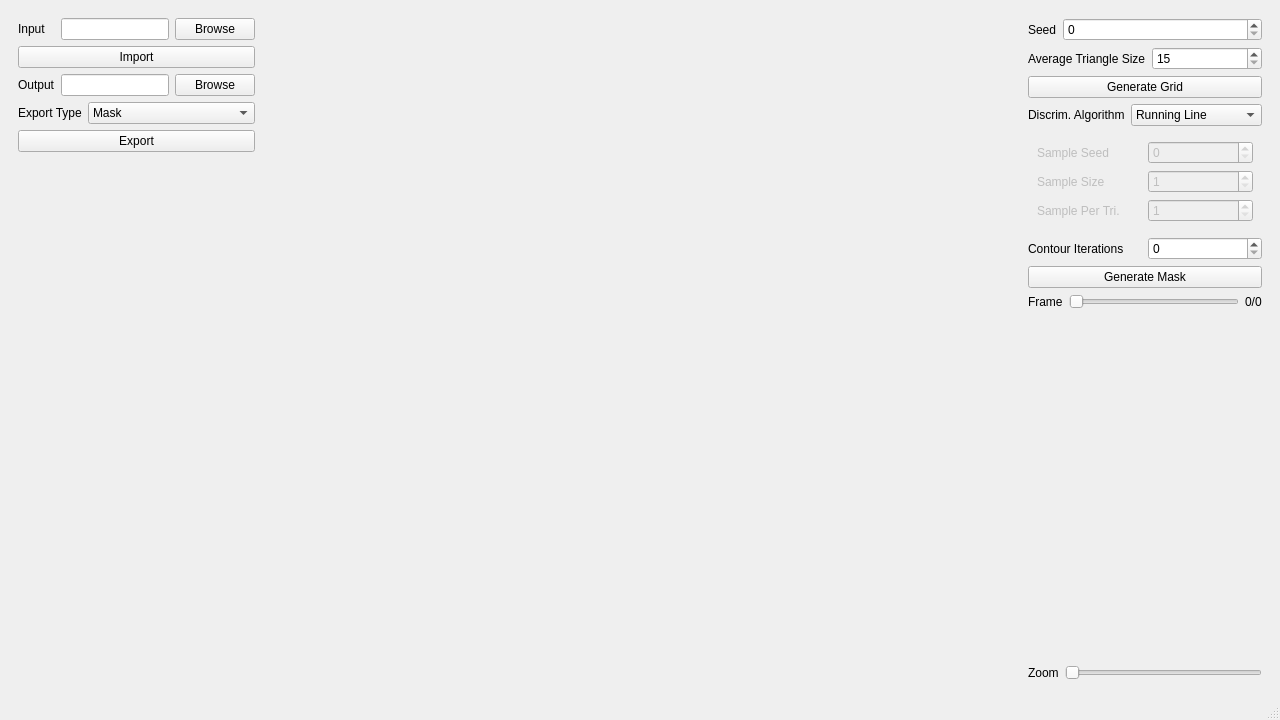
<?xml version="1.0" encoding="UTF-8"?>
<ui version="4.0">
 <class>MainWindow</class>
 <widget class="QMainWindow" name="MainWindow">
  <property name="geometry">
   <rect>
    <x>0</x>
    <y>0</y>
    <width>1280</width>
    <height>720</height>
   </rect>
  </property>
  <property name="windowTitle">
   <string>Paper Mash</string>
  </property>
  <widget class="QWidget" name="centralwidget">
   <layout class="QHBoxLayout" name="horizontalLayout">
    <property name="spacing">
     <number>0</number>
    </property>
    <item>
     <widget class="QWidget" name="ie_panel" native="true">
      <property name="enabled">
       <bool>true</bool>
      </property>
      <property name="sizePolicy">
       <sizepolicy hsizetype="Fixed" vsizetype="Preferred">
        <horstretch>0</horstretch>
        <verstretch>0</verstretch>
       </sizepolicy>
      </property>
      <property name="minimumSize">
       <size>
        <width>250</width>
        <height>0</height>
       </size>
      </property>
      <layout class="QVBoxLayout" name="ie_layout">
       <property name="spacing">
        <number>6</number>
       </property>
       <property name="sizeConstraint">
        <enum>QLayout::SetDefaultConstraint</enum>
       </property>
       <property name="bottomMargin">
        <number>1</number>
       </property>
       <item>
        <layout class="QHBoxLayout" name="input_layout">
         <item>
          <widget class="QLabel" name="input_label">
           <property name="text">
            <string>Input</string>
           </property>
          </widget>
         </item>
         <item>
          <widget class="QLineEdit" name="input_path_edit">
           <property name="sizePolicy">
            <sizepolicy hsizetype="Minimum" vsizetype="Fixed">
             <horstretch>0</horstretch>
             <verstretch>0</verstretch>
            </sizepolicy>
           </property>
          </widget>
         </item>
         <item>
          <widget class="QPushButton" name="input_browse_button">
           <property name="text">
            <string>Browse</string>
           </property>
          </widget>
         </item>
        </layout>
       </item>
       <item>
        <widget class="QPushButton" name="import_button">
         <property name="text">
          <string>Import</string>
         </property>
        </widget>
       </item>
       <item>
        <layout class="QHBoxLayout" name="output_layout">
         <item>
          <widget class="QLabel" name="output_label">
           <property name="text">
            <string>Output</string>
           </property>
          </widget>
         </item>
         <item>
          <widget class="QLineEdit" name="output_path_edit">
           <property name="sizePolicy">
            <sizepolicy hsizetype="Minimum" vsizetype="Fixed">
             <horstretch>0</horstretch>
             <verstretch>0</verstretch>
            </sizepolicy>
           </property>
          </widget>
         </item>
         <item>
          <widget class="QPushButton" name="output_browse_button">
           <property name="text">
            <string>Browse</string>
           </property>
          </widget>
         </item>
        </layout>
       </item>
       <item>
        <layout class="QHBoxLayout" name="export_type_layout">
         <item>
          <widget class="QLabel" name="export_type_label">
           <property name="sizePolicy">
            <sizepolicy hsizetype="Maximum" vsizetype="Preferred">
             <horstretch>0</horstretch>
             <verstretch>0</verstretch>
            </sizepolicy>
           </property>
           <property name="text">
            <string>Export Type</string>
           </property>
          </widget>
         </item>
         <item>
          <widget class="QComboBox" name="export_type">
           <property name="editable">
            <bool>false</bool>
           </property>
           <item>
            <property name="text">
             <string>Mask</string>
            </property>
           </item>
           <item>
            <property name="text">
             <string>Cut Image</string>
            </property>
           </item>
          </widget>
         </item>
        </layout>
       </item>
       <item>
        <widget class="QPushButton" name="export_button">
         <property name="sizePolicy">
          <sizepolicy hsizetype="Minimum" vsizetype="Fixed">
           <horstretch>0</horstretch>
           <verstretch>0</verstretch>
          </sizepolicy>
         </property>
         <property name="text">
          <string>Export</string>
         </property>
        </widget>
       </item>
       <item>
        <spacer name="verticalSpacer">
         <property name="orientation">
          <enum>Qt::Vertical</enum>
         </property>
         <property name="sizeHint" stdset="0">
          <size>
           <width>20</width>
           <height>40</height>
          </size>
         </property>
        </spacer>
       </item>
      </layout>
     </widget>
    </item>
    <item>
     <widget class="QWidget" name="view_panel" native="true">
      <property name="sizePolicy">
       <sizepolicy hsizetype="Expanding" vsizetype="Expanding">
        <horstretch>0</horstretch>
        <verstretch>0</verstretch>
       </sizepolicy>
      </property>
      <layout class="QVBoxLayout" name="view_layout"/>
     </widget>
    </item>
    <item>
     <widget class="QWidget" name="settings_panel" native="true">
      <property name="sizePolicy">
       <sizepolicy hsizetype="Fixed" vsizetype="Expanding">
        <horstretch>0</horstretch>
        <verstretch>0</verstretch>
       </sizepolicy>
      </property>
      <property name="minimumSize">
       <size>
        <width>250</width>
        <height>0</height>
       </size>
      </property>
      <layout class="QVBoxLayout" name="settings_layout">
       <item>
        <layout class="QHBoxLayout" name="seed_layout">
         <item>
          <widget class="QLabel" name="seed_label">
           <property name="text">
            <string>Seed</string>
           </property>
          </widget>
         </item>
         <item>
          <widget class="QSpinBox" name="seed_edit">
           <property name="sizePolicy">
            <sizepolicy hsizetype="Expanding" vsizetype="Fixed">
             <horstretch>0</horstretch>
             <verstretch>0</verstretch>
            </sizepolicy>
           </property>
           <property name="maximum">
            <number>65535</number>
           </property>
          </widget>
         </item>
        </layout>
       </item>
       <item>
        <layout class="QHBoxLayout" name="triangle_size_layout">
         <item>
          <widget class="QLabel" name="triangle_size_label">
           <property name="text">
            <string>Average Triangle Size</string>
           </property>
          </widget>
         </item>
         <item>
          <widget class="QSpinBox" name="triangle_size_edit">
           <property name="sizePolicy">
            <sizepolicy hsizetype="Expanding" vsizetype="Minimum">
             <horstretch>0</horstretch>
             <verstretch>0</verstretch>
            </sizepolicy>
           </property>
           <property name="minimumSize">
            <size>
             <width>30</width>
             <height>0</height>
            </size>
           </property>
           <property name="baseSize">
            <size>
             <width>50</width>
             <height>0</height>
            </size>
           </property>
           <property name="minimum">
            <number>15</number>
           </property>
           <property name="maximum">
            <number>100</number>
           </property>
          </widget>
         </item>
        </layout>
       </item>
       <item>
        <widget class="QPushButton" name="generate_grid_button">
         <property name="text">
          <string>Generate Grid</string>
         </property>
        </widget>
       </item>
       <item>
        <layout class="QHBoxLayout" name="discrim_algorithm_layout">
         <item>
          <widget class="QLabel" name="discrim_algorithm_label">
           <property name="text">
            <string>Discrim. Algorithm</string>
           </property>
          </widget>
         </item>
         <item>
          <widget class="QComboBox" name="discrim_algorithm_edit">
           <item>
            <property name="text">
             <string>Running Line</string>
            </property>
           </item>
           <item>
            <property name="text">
             <string>Average</string>
            </property>
           </item>
           <item>
            <property name="text">
             <string>Random Sampling</string>
            </property>
           </item>
          </widget>
         </item>
        </layout>
       </item>
       <item>
        <widget class="QWidget" name="sample_settings_panel" native="true">
         <property name="enabled">
          <bool>false</bool>
         </property>
         <layout class="QVBoxLayout" name="sample_settings_layout">
          <item>
           <layout class="QHBoxLayout" name="sample_seed_layout">
            <item>
             <widget class="QLabel" name="sample_seed_label">
              <property name="text">
               <string>Sample Seed</string>
              </property>
             </widget>
            </item>
            <item>
             <widget class="QSpinBox" name="sample_seed_edit">
              <property name="maximum">
               <number>65535</number>
              </property>
             </widget>
            </item>
           </layout>
          </item>
          <item>
           <layout class="QHBoxLayout" name="sample_size_layout">
            <item>
             <widget class="QLabel" name="sample_size_label">
              <property name="text">
               <string>Sample Size</string>
              </property>
             </widget>
            </item>
            <item>
             <widget class="QSpinBox" name="sample_size_edit">
              <property name="minimum">
               <number>1</number>
              </property>
              <property name="maximum">
               <number>10</number>
              </property>
             </widget>
            </item>
           </layout>
          </item>
          <item>
           <layout class="QHBoxLayout" name="sample_nr_layout">
            <item>
             <widget class="QLabel" name="sample_nr_label">
              <property name="text">
               <string>Sample Per Tri.</string>
              </property>
             </widget>
            </item>
            <item>
             <widget class="QSpinBox" name="sample_nr_edit">
              <property name="minimum">
               <number>1</number>
              </property>
              <property name="maximum">
               <number>5</number>
              </property>
             </widget>
            </item>
           </layout>
          </item>
         </layout>
        </widget>
       </item>
       <item>
        <layout class="QHBoxLayout" name="contour_iterations_layout">
         <item>
          <widget class="QLabel" name="contour_iterations_label">
           <property name="text">
            <string>Contour Iterations</string>
           </property>
          </widget>
         </item>
         <item>
          <widget class="QSpinBox" name="contour_iterations_edit">
           <property name="maximum">
            <number>5</number>
           </property>
          </widget>
         </item>
        </layout>
       </item>
       <item>
        <widget class="QPushButton" name="generate_mask_button">
         <property name="text">
          <string>Generate Mask</string>
         </property>
        </widget>
       </item>
       <item>
        <layout class="QHBoxLayout" name="frame_slider_layout">
         <item>
          <widget class="QLabel" name="frame_label">
           <property name="text">
            <string>Frame</string>
           </property>
          </widget>
         </item>
         <item>
          <widget class="QSlider" name="frame_slider">
           <property name="orientation">
            <enum>Qt::Horizontal</enum>
           </property>
          </widget>
         </item>
         <item>
          <widget class="QLabel" name="frame_number_label">
           <property name="text">
            <string>0/0</string>
           </property>
          </widget>
         </item>
        </layout>
       </item>
       <item>
        <spacer name="settings_bottom_spacer">
         <property name="orientation">
          <enum>Qt::Vertical</enum>
         </property>
         <property name="sizeHint" stdset="0">
          <size>
           <width>20</width>
           <height>40</height>
          </size>
         </property>
        </spacer>
       </item>
       <item>
        <layout class="QHBoxLayout" name="zoom_slider_layout">
         <property name="topMargin">
          <number>0</number>
         </property>
         <property name="rightMargin">
          <number>0</number>
         </property>
         <item>
          <widget class="QLabel" name="zoom_label">
           <property name="text">
            <string>Zoom</string>
           </property>
          </widget>
         </item>
         <item>
          <widget class="QSlider" name="zoom_slider">
           <property name="orientation">
            <enum>Qt::Horizontal</enum>
           </property>
          </widget>
         </item>
        </layout>
       </item>
      </layout>
     </widget>
    </item>
   </layout>
  </widget>
  <widget class="QMenuBar" name="menubar">
   <property name="geometry">
    <rect>
     <x>0</x>
     <y>0</y>
     <width>1280</width>
     <height>26</height>
    </rect>
   </property>
  </widget>
  <widget class="QStatusBar" name="statusbar"/>
 </widget>
 <resources/>
 <connections/>
</ui>
